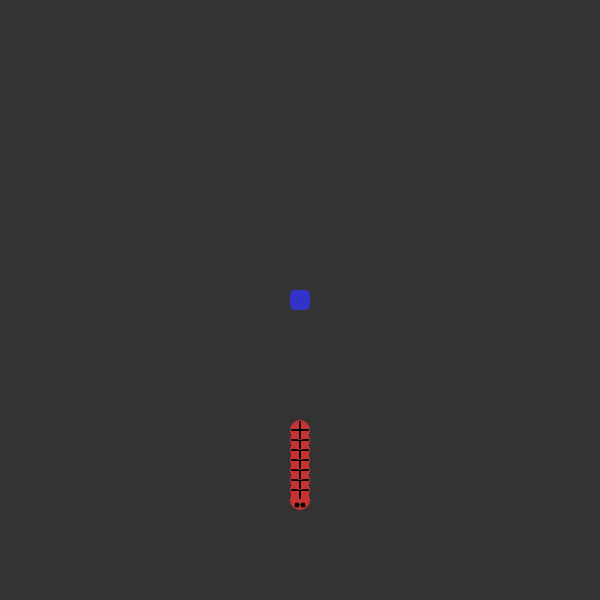
Frame 1 (no input)
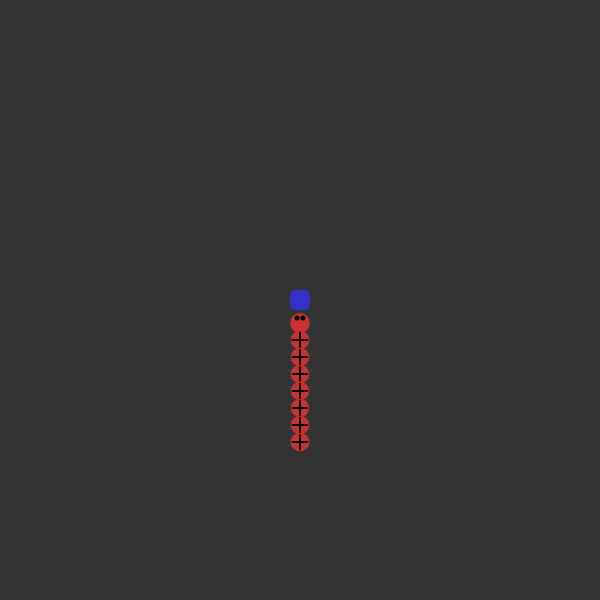
Frame 60 (no input)
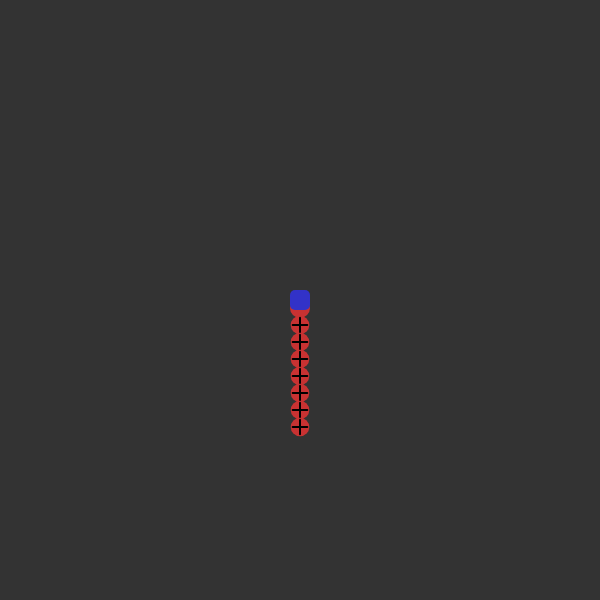
Frame 120 (the mouse pressed at the canvas centre since frame 60)

The p5.js sketch that drew these frames (run headless with seeded random() and noise() and a simulated clock; from frame 60 on, the mouse is pressed at the canvas centre):

// p5.js sketch
// ── sketch.js
class Point{
    constructor(pos, isHead = false){
        this.pos = pos;
        this.vel = createVector(0, 1);
        this.rotation = 0;
        this.isHead = isHead;
        this.pTargetPos = null;
    }

    update(pos){
        if(this.pTargetPos == null || pos.dist(this.pos.copy()) <= 50 || pos.dist(this.pTargetPos.copy()) <= 5) {
            this.vel = pos.copy().sub(this.pos.copy()).normalize();
            if (pos.dist(this.pos.copy()) >= 10) {
                this.pos.add(this.vel.copy().mult(3.0));
            }
        }else{
            let targetDirection = pos.copy().sub(this.pTargetPos).normalize();
            let distToTarget = pos.dist(this.pos.copy());
            this.vel = pos.copy().add(targetDirection.mult(distToTarget*10)).sub(this.pos.copy()).normalize();
            this.pos.add(this.vel.copy().mult(3.0));
        }
        if(frameCount % 10 === 0){
            this.pTargetPos = pos;
        }

    }

    draw(distToTarget){
        //console.log(distToTarget/10);
        push();
        translate(this.pos.x, this.pos.y);
        rotate(Math.atan2(this.vel.y,this.vel.x));
        noStroke();
        fill(200, 50, 50);
        ellipse(0, 0, 20-distToTarget/5, 20-distToTarget/5);
        if(this.isHead){
            fill(0);
            ellipse(5, 3, 5);
            ellipse(5, -3, 5);
        }else{
            stroke(0);
            strokeWeight(2);
            line(-8+distToTarget/10, 0, 8-distToTarget/10, 0);
            line(0, -8+distToTarget/10, 0, 8-distToTarget/10);
        }
        pop();
    }
}

class Bicho{
    constructor(pos){
        this.head = new Point(pos, true);
        this.head.vel = createVector(0, 1);
        this.body = [];
        this.body.push(new Point((this.head.pos.copy().sub(this.head.vel.copy().normalize().mult(10)))));
        for(let i = 0; i < 6; i++){
            this.body.push(new Point((this.body[i].pos.copy().sub(this.head.vel.normalize().mult(10)))));
        }
    }

    draw(){
        this.head.draw(0);
        this.body[0].draw(this.body[0].pos.dist(this.head.pos)-10);
        for(let i = 1; i < this.body.length; i++){
            this.body[i].draw(this.body[i].pos.dist(this.body[i-1].pos)-10);
        }
        //this.body.forEach(p => p.draw());
    }

    update(pos){
        this.head.update(pos);
        this.body[0].update((this.head.pos.copy().sub(this.head.vel.normalize().mult(10))));
        for(let i = 1; i < this.body.length; i++){
            let newPos = this.body[i-1].pos.copy().sub(this.head.vel.normalize().mult(10));
            this.body[i].update(newPos);
        }
    }
}

class Player{
    constructor(pos){
        this.pos = pos;
        this.dir = createVector(0, 0);
        this.speed = 5.0
    }

    draw(){
        push();
        noStroke();
        rectMode(CENTER);
        fill(50, 50, 200);
        rect(this.pos.x, this.pos.y, 20, 20, 5);
        pop();
    }

    update(){
        this.pos.add(this.dir.copy().mult(this.speed));
        this.dir = createVector(0, 0);
    }
}

let bicho;
let player;
let keys = [0, 0, 0, 0];

function setup() {
  createCanvas(600, 600);
  background(51);
  bicho = new Bicho(createVector(width/2, height/2+200));
  player = new Player(createVector(width/2, height/2));
}

function draw() {
    background(51);
    bicho.draw();
    player.draw();

    let targetX;
    let targetY;
    /*if(mouseIsPressed && mouseX >= 0 && mouseX < width && mouseY >= 0 && mouseY < height){
        targetX = mouseX;
        targetY = mouseY;
        fill(200, 200, 0, 100);
        noStroke();
        ellipse(mouseX, mouseY, 30, 30);
    }else{
        targetX = width/2 + 200*Math.sin(frameCount*0.01);
        targetY = height/2 + 200*Math.cos(frameCount*0.01);
        fill(200, 200, 0, 100);
        noStroke();
        ellipse(targetX, targetY, 10, 10);
    }
    let circleX = width/2 + 200*Math.sin(frameCount*0.01);
    let circleY = height/2 + 200*Math.cos(frameCount*0.01);*/

    targetX = player.pos.x;
    targetY = player.pos.y;

    bicho.update(createVector(targetX, targetY));

    if(keyIsPressed){
        console.log(keyCode);
        player.dir = createVector(0, 0);
        if(keys[0]/*UP*/){
            player.dir.add(createVector(0, -1));
        }

        if(keys[1])/*DOWN*/{
            player.dir.add(createVector(0, 1));
        }

        if(keys[2])/*LEFT*/{
            player.dir.add(createVector(-1, 0));
        }

        if(keys[3])/*RIGHT*/{
            player.dir.add(createVector(1, 0));
        }
        player.dir.normalize();
    }
    player.update();
}

function keyPressed(){
    if(keyCode === 38 /*UP*/){
        keys[0] = 1;
    }

    if(keyCode === 40)/*DOWN*/{
        keys[1] = 1;
    }

    if(keyCode === 37)/*LEFT*/{
        keys[2] = 1;
    }

    if(keyCode === 39)/*RIGHT*/{
        keys[3] = 1;
    }
}

function keyReleased() {
    if(keyCode === 38 /*UP*/){
        keys[0] = 0;
    }

    if(keyCode === 40)/*DOWN*/{
        keys[1] = 0;
    }

    if(keyCode === 37)/*LEFT*/{
        keys[2] = 0;
    }

    if(keyCode === 39)/*RIGHT*/{
        keys[3] = 0;
    }
}
